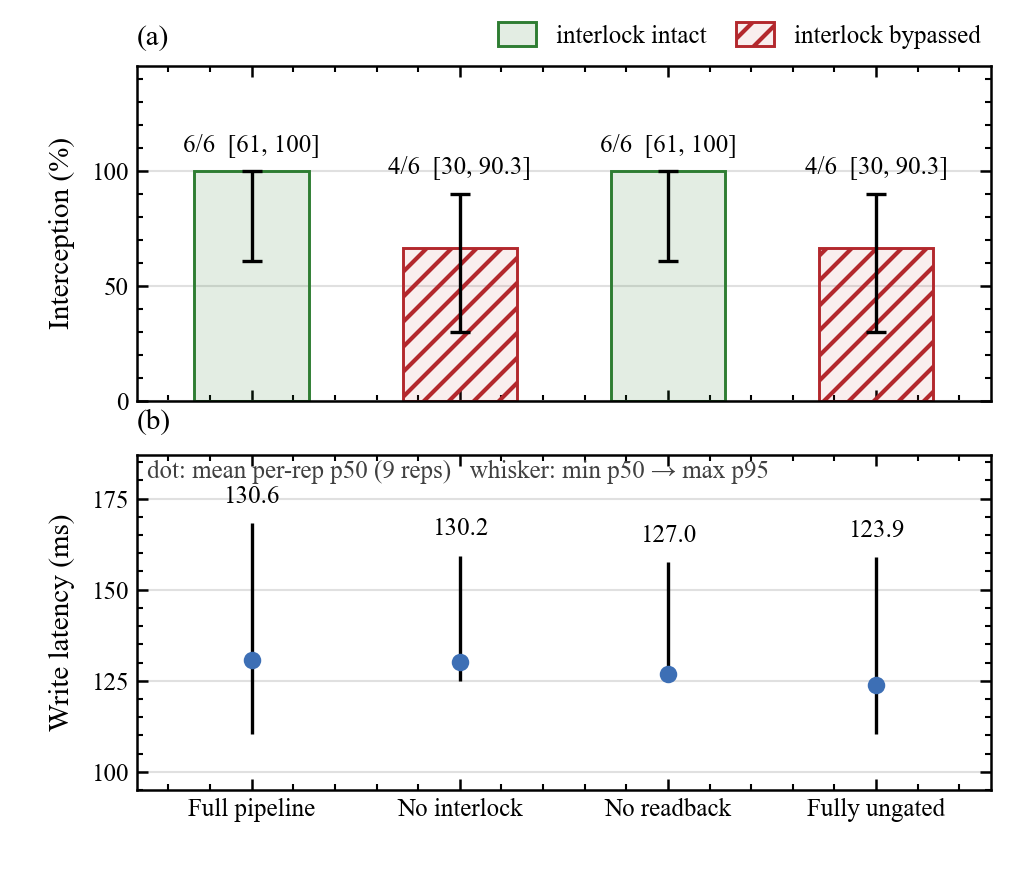

This chart was generated by the following Python code:
"""Fig. 6 - governance ablation (E1a): interception vs. governed-write latency.

Data source (archived benchmark aggregate, read - never invented):
  bench/tools/fig4-data.json -- the same per-repetition aggregate the paper's
  Fig. 4 uses (bench/tools/fig4_analyze.py over three released e1-lite runs,
  20260914023820 / 20260914040054 / 20260914132601; 4 arms x 9 reps).
  Per rep: intercepted / attacks / p50 / p95.

Metric definitions replicate the harness exactly (bench/e1-lite.mjs lines
84-101, recomputed in bench/tools/fig4_analyze.py):
  * latency population = every ACCEPTED governed write of {legit, timed};
    boundary probes are recorded but excluded;
  * percentile = nearest-rank, no interpolation;
  * interception = seeded attack answered with status 400 (rejected).
Panel (a): intercepted attack cases per arm out of 6 seeded attacks
(deterministic across all 9 reps - asserted), Wilson 95% score intervals on
n = 6, z = 1.959964, printed as "k/6 [lo, hi]".
Panel (b): point ranges - dot = mean of per-rep p50 over the 9 reps,
whisker = min per-rep p50 to max per-rep p95 (never bars: a truncated bar
axis would exaggerate differences).

Style: IEEE TII single column, 86 mm wide, 300 dpi, boxed axes with inward
major+minor ticks, light horizontal grid only, grayscale-safe (hatch pattern
plus colour), legend/annotations in empty regions only.
"""
import json
import math
from pathlib import Path

import matplotlib as mpl
import matplotlib.pyplot as plt

REPO = Path(__file__).resolve().parents[3]
DATA = REPO / "bench" / "tools" / "fig4-data.json"
OUT = Path(__file__).resolve().parent / "fig6-bench-ablation.png"

ARMS = [
    ("full", "Full pipeline"),
    ("no-interlock", "No interlock"),
    ("no-readback", "No readback"),
    ("ungated", "Fully ungated"),
]
Z = 1.959963985  # 95% two-sided normal quantile


def wilson(k, n, z=Z):
    """Wilson score interval for a binomial proportion."""
    p = k / n
    denom = 1.0 + z * z / n
    centre = (p + z * z / (2.0 * n)) / denom
    half = z * math.sqrt(p * (1.0 - p) / n + z * z / (4.0 * n * n)) / denom
    return max(0.0, centre - half), min(1.0, centre + half)


def fmt_pct(v):
    return f"{v:.0f}" if abs(v - round(v)) < 0.05 else f"{v:.1f}"


# ---------------------------------------------------------------- load data
raw = json.load(open(DATA, encoding="utf-8"))
stats = {}
for arm, label in ARMS:
    per_rep = raw[arm]["reps"]        # one entry per repetition (9 per arm)
    p50s = [r["p50"] for r in per_rep]
    p95s = [r["p95"] for r in per_rep]
    ks = {r["intercepted"] for r in per_rep}
    ns = {r["attacks"] for r in per_rep}
    assert len(ks) == 1 and len(ns) == 1, (arm, ks, ns)  # deterministic judge class
    k, n = ks.pop(), ns.pop()
    stats[arm] = {
        "label": label, "k": k, "n": n,
        "reps": len(per_rep),
        "mean_p50": sum(p50s) / len(p50s),
        "min_p50": min(p50s), "max_p95": max(p95s),
        "wilson": wilson(k, n),
    }
    lo, hi = stats[arm]["wilson"]
    print(f"{label:14s} {k}/{n}  Wilson95% [{100*lo:.1f}, {100*hi:.1f}]  "
          f"mean p50 = {stats[arm]['mean_p50']:.1f} ms  "
          f"reps = {len(per_rep)}  min-p50 = {stats[arm]['min_p50']:.1f}  "
          f"max-p95 = {stats[arm]['max_p95']:.1f}")
    assert 105 <= stats[arm]["mean_p50"] <= 145, "p50 sanity range"
    assert 140 <= stats[arm]["max_p95"] <= 175, "p95 sanity range"

# ---------------------------------------------------------------- style
MM = 1.0 / 25.4
mpl.rcParams.update({
    "font.family": "serif",
    "font.serif": ["Times New Roman", "STIXGeneral", "DejaVu Serif"],
    "mathtext.fontset": "stix",
    "font.size": 6,
    "axes.labelsize": 7,
    "xtick.labelsize": 6,
    "ytick.labelsize": 6,
    "legend.fontsize": 6,
    "axes.linewidth": 0.6,
    "lines.linewidth": 1.1,
    "xtick.direction": "in", "ytick.direction": "in",
    "xtick.top": True, "ytick.right": True,
    "xtick.major.size": 2.6, "xtick.minor.size": 1.5,
    "ytick.major.size": 2.6, "ytick.minor.size": 1.5,
    "xtick.major.width": 0.6, "xtick.minor.width": 0.5,
    "ytick.major.width": 0.6, "ytick.minor.width": 0.5,
    "xtick.minor.visible": True, "ytick.minor.visible": True,
    "legend.frameon": False,
    "savefig.dpi": 300,
})

GREEN, RED, BLUE = "#2E7D32", "#B3282D", "#3D6FB5"
x = list(range(len(ARMS)))

# IEEE single column = exactly 86 mm = 1016 px at 300 dpi
fig, (ax_a, ax_b) = plt.subplots(
    2, 1, figsize=(1016 / 300, 876 / 300), sharex=True,
    gridspec_kw=dict(hspace=0.16))
fig.subplots_adjust(left=0.135, right=0.975, top=0.925, bottom=0.098)

# ------------------------------------------------- panel (a): interception
for xi, (arm, _) in zip(x, ARMS):
    s = stats[arm]
    pct = 100.0 * s["k"] / s["n"]
    bypassed = arm in ("no-interlock", "ungated")
    ax_a.bar(xi, pct, width=0.55,
             facecolor=(RED if bypassed else GREEN) + ("14" if bypassed else "22"),
             edgecolor=(RED if bypassed else GREEN),
             linewidth=0.7, hatch=("////" if bypassed else None), zorder=2)
    lo, hi = s["wilson"]
    ax_a.errorbar([xi], [pct], yerr=[[pct - 100 * lo], [100 * hi - pct]],
                  fmt="none", ecolor="black", elinewidth=0.8,
                  capsize=2.4, capthick=0.8, zorder=3)
    ax_a.text(xi, 100 * hi + 6.0,
              f"{s['k']}/{s['n']}  [{fmt_pct(100 * lo)}, {fmt_pct(100 * hi)}]",
              ha="center", va="bottom", fontsize=6, color="black")

ax_a.set_ylabel("Interception (%)")
ax_a.set_ylim(0, 146)
ax_a.set_yticks([0, 50, 100])
ax_a.grid(axis="y", color="0.88", lw=0.5)
ax_a.set_axisbelow(True)
ax_a.tick_params(which="both", pad=2, labelbottom=False)
handles = [
    mpl.patches.Patch(facecolor=GREEN + "22", edgecolor=GREEN, linewidth=0.7,
                      label="interlock intact"),
    mpl.patches.Patch(facecolor=RED + "14", edgecolor=RED, linewidth=0.7,
                      hatch="////", label="interlock bypassed"),
]
# legend outside the axes (top margin, right-aligned beside the panel tag):
# never on top of the data or the bar labels
ax_a.legend(handles=handles, loc="lower right", bbox_to_anchor=(1.0, 1.02),
            ncols=2, columnspacing=1.2, handlelength=1.5, handleheight=1.1,
            borderaxespad=0.0)
ax_a.text(0.0, 1.045, "(a)", transform=ax_a.transAxes, fontsize=7,
          ha="left", va="bottom")

# ------------------------------------------------- panel (b): write latency
for xi, (arm, _) in zip(x, ARMS):
    s = stats[arm]
    ax_b.errorbar([xi], [s["mean_p50"]],
                  yerr=[[s["mean_p50"] - s["min_p50"]],
                        [s["max_p95"] - s["mean_p50"]]],
                  fmt="o", color=BLUE, markerfacecolor=BLUE, markersize=4.2,
                  markeredgewidth=0.0, ecolor="black", elinewidth=0.8,
                  capsize=2.6, capthick=0.8, zorder=3)
    ax_b.text(xi, s["max_p95"] + 4.0, f"{s['mean_p50']:.1f}",
              ha="center", va="bottom", fontsize=6, color="black")

ax_b.set_ylabel("Write latency (ms)")
ax_b.set_ylim(95, 187)
ax_b.set_yticks([100, 125, 150, 175])
ax_b.grid(axis="y", color="0.88", lw=0.5)
ax_b.set_axisbelow(True)
ax_b.set_xticks(x)
ax_b.set_xticklabels([s["label"] for _, s in stats.items()], fontsize=6)
ax_b.set_xlim(-0.55, 3.55)
ax_b.tick_params(which="both", pad=2)
ax_b.text(0.012, 0.985,
          "dot: mean per-rep p50 (9 reps)   whisker: min p50 \u2192 max p95",
          transform=ax_b.transAxes, fontsize=6, ha="left", va="top",
          color="0.25")
ax_b.text(0.0, 1.06, "(b)", transform=ax_b.transAxes, fontsize=7,
          ha="left", va="bottom")

fig.savefig(OUT, dpi=300)
print("wrote", OUT)
